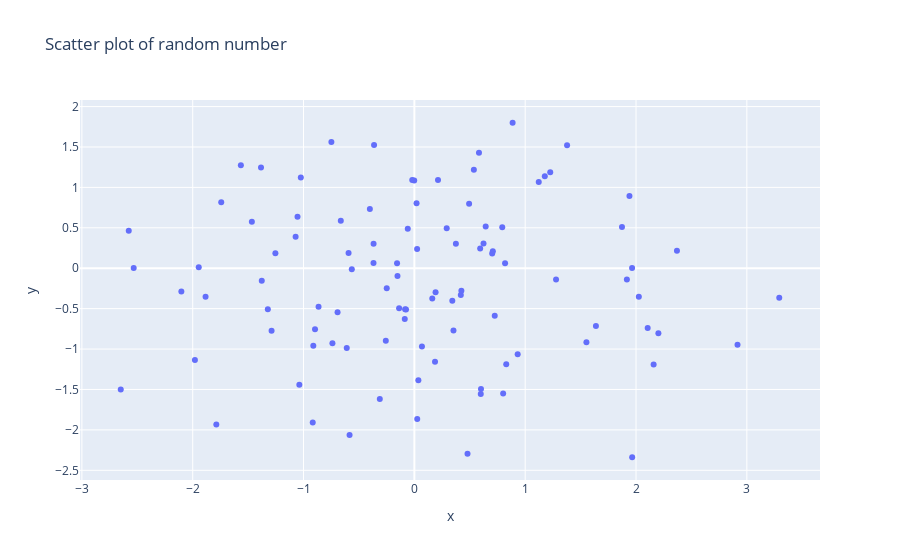

Notebook code for this chart:
### Code cell
# Generate 100 random points
# Plot a scatter graph
# Change title

x = np.random.randn(100)
y = np.random.randn(100)
fig = px.scatter(x = x, y=y, title="Scatter plot of random number")
fig.show()
